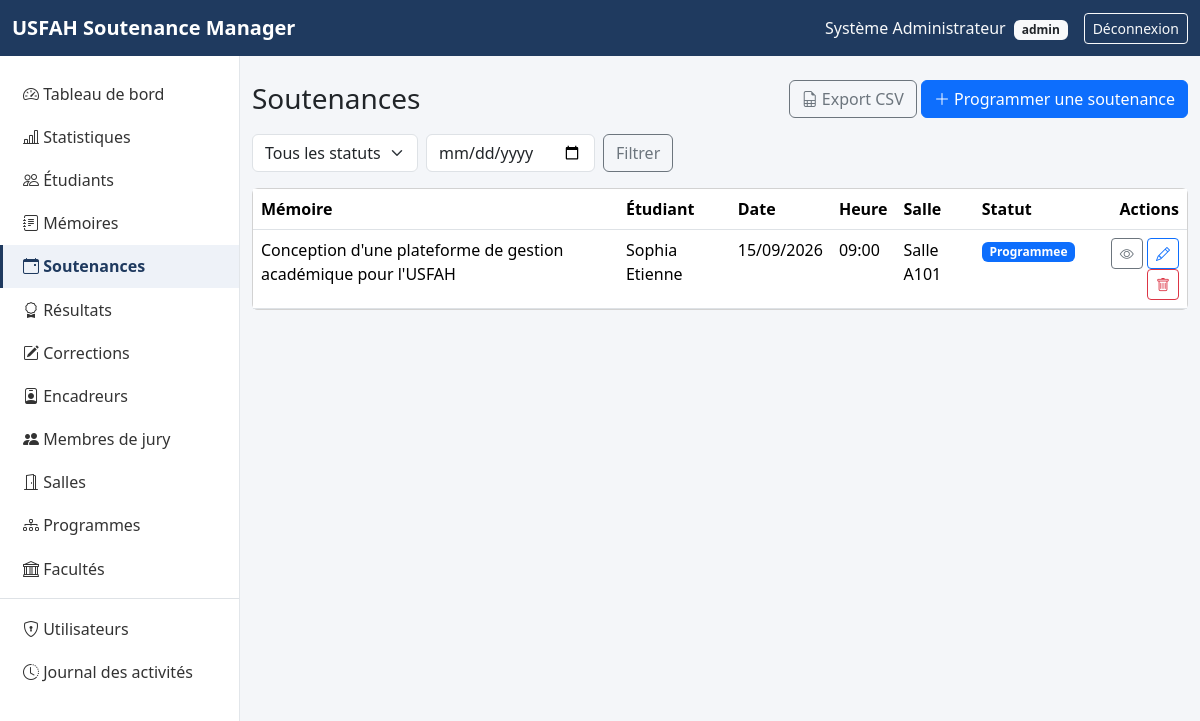
The app's page /defenses/index.php (signed in) with its own data.
### tables this page shows
CREATE TABLE defenses (
    id          INT UNSIGNED AUTO_INCREMENT PRIMARY KEY,
    thesis_id   INT UNSIGNED NOT NULL UNIQUE,
    date        DATE NOT NULL,
    heure       TIME NOT NULL,
    room_id     INT UNSIGNED NOT NULL,
    statut      ENUM('programmee','reportee','realisee','annulee') NOT NULL DEFAULT 'programmee',
    created_at  TIMESTAMP NOT NULL DEFAULT CURRENT_TIMESTAMP,
    CONSTRAINT fk_defenses_thesis FOREIGN KEY (thesis_id) REFERENCES theses(id),
    CONSTRAINT fk_defenses_room   FOREIGN KEY (room_id)   REFERENCES rooms(id),
    CONSTRAINT uq_room_slot UNIQUE (room_id, date, heure)
);

CREATE TABLE theses (
    id                 INT UNSIGNED AUTO_INCREMENT PRIMARY KEY,
    student_id         INT UNSIGNED NOT NULL,
    titre              VARCHAR(255) NOT NULL,
    resume             TEXT NULL,
    domaine_recherche  VARCHAR(150) NULL,
    supervisor_id      INT UNSIGNED NULL,
    date_soumission    DATE NULL,
    annee_academique   VARCHAR(20) NOT NULL,
    statut             ENUM('en_preparation','soumis','valide','a_corriger','autorise_a_soutenir','soutenu')
                       NOT NULL DEFAULT 'en_preparation',
    created_at         TIMESTAMP NOT NULL DEFAULT CURRENT_TIMESTAMP,
    CONSTRAINT fk_theses_student    FOREIGN KEY (student_id)    REFERENCES students(id),
    CONSTRAINT fk_theses_supervisor FOREIGN KEY (supervisor_id) REFERENCES supervisors(id)
);

CREATE TABLE students (
    id                INT UNSIGNED AUTO_INCREMENT PRIMARY KEY,
    matricule         VARCHAR(30)  NOT NULL UNIQUE,
    last_name         VARCHAR(100) NOT NULL,
    first_name        VARCHAR(100) NOT NULL,
    sexe              ENUM('M','F') NULL,
    date_naissance    DATE NULL,
    email             VARCHAR(150) NOT NULL UNIQUE,
    telephone         VARCHAR(30)  NULL,
    faculty_id        INT UNSIGNED NULL,
    program_id        INT UNSIGNED NULL,
    niveau            VARCHAR(50)  NULL,
    annee_academique  VARCHAR(20)  NOT NULL,
    statut            ENUM('actif','inactif') NOT NULL DEFAULT 'actif',
    created_at        TIMESTAMP NOT NULL DEFAULT CURRENT_TIMESTAMP,
    CONSTRAINT fk_students_faculty FOREIGN KEY (faculty_id) REFERENCES faculties(id),
    CONSTRAINT fk_students_program FOREIGN KEY (program_id) REFERENCES programs(id)
);

CREATE TABLE rooms (
    id             INT UNSIGNED AUTO_INCREMENT PRIMARY KEY,
    nom_numero     VARCHAR(50) NOT NULL,
    campus         VARCHAR(100) NULL,
    capacite       INT NULL,
    disponibilite  ENUM('disponible','indisponible') NOT NULL DEFAULT 'disponible',
    description    TEXT NULL,
    created_at     TIMESTAMP NOT NULL DEFAULT CURRENT_TIMESTAMP
);

### defenses/index.php (the view, shortened to what this page needs)
<?php
require_once __DIR__ . '/../config/database.php';
require_once __DIR__ . '/../includes/functions.php';
$statut = trim((string) get_param('statut', ''));
$date = trim((string) get_param('date', ''));
$conditions = [];
$params = [];
$where = $conditions ? 'WHERE ' . implode(' AND ', $conditions) : '';
$count_stmt = $pdo->prepare("SELECT COUNT(*) FROM defenses d $where");
$count_stmt->execute($params);
$pagination = paginate((int) $count_stmt->fetchColumn(), 10);
$stmt = $pdo->prepare("
    SELECT d.*, t.titre, s.first_name AS student_first, s.last_name AS student_last, r.nom_numero
    FROM defenses d
    JOIN theses t ON t.id = d.thesis_id
    JOIN students s ON s.id = t.student_id
    JOIN rooms r ON r.id = d.room_id
    $where ORDER BY d.date DESC, d.heure DESC LIMIT {$pagination['per_page']} OFFSET {$pagination['offset']}
");
$stmt->execute($params);
$defenses = $stmt->fetchAll();
require __DIR__ . '/../includes/header.php';
?>
<div class="d-flex justify-content-between align-items-center mb-3">
    <h1 class="h3 mb-0">Soutenances</h1>
    <div>
        <a href="export.php?<?= http_build_query(['statut' => $statut, 'date' => $date]) ?>" class="btn btn-outline-secondary"><i class="bi bi-file-earmark-spreadsheet"></i> Export CSV</a>
        <a href="create.php" class="btn btn-primary"><i class="bi bi-plus-lg"></i> Programmer une soutenance</a>
    </div>
</div>
<form method="get" class="row g-2 mb-3">
    <div class="col-auto">
        <select name="statut" class="form-select">
            <option value="">Tous les statuts</option>
        </select>
    </div>
    <div class="col-auto"><input type="date" name="date" class="form-control" value="<?= e($date) ?>"></div>
    <div class="col-auto"><button type="submit" class="btn btn-outline-secondary">Filtrer</button></div>
</form>
<div class="card">
    <div class="table-responsive">
        <table class="table table-hover mb-0">
            <thead><tr><th>Mémoire</th><th>Étudiant</th><th>Date</th><th>Heure</th><th>Salle</th><th>Statut</th><th class="text-end">Actions</th></tr></thead>
            <tbody>
                <?php foreach ($defenses as $d): ?>
                    <tr>
                        <td><?= e($d['titre']) ?></td>
                        <td><?= e($d['student_first'] . ' ' . $d['student_last']) ?></td>
                        <td><?= format_date($d['date']) ?></td>
                        <td><?= e(substr($d['heure'], 0, 5)) ?></td>
                        <td><?= e($d['nom_numero']) ?></td>
                        <td><?= status_badge($d['statut']) ?></td>
                        <td class="text-end">
                            <a href="show.php?id=<?= $d['id'] ?>" class="btn btn-sm btn-outline-secondary"><i class="bi bi-eye"></i></a>
                            <a href="edit.php?id=<?= $d['id'] ?>" class="btn btn-sm btn-outline-primary"><i class="bi bi-pencil"></i></a>
                            <a href="delete.php?id=<?= $d['id'] ?>" class="btn btn-sm btn-outline-danger"><i class="bi bi-trash"></i></a>
                        </td>
                    </tr>
                <?php endforeach; ?>
            </tbody>
        </table>
    </div>
</div>
<?php require __DIR__ . '/../includes/footer.php'; ?>

### includes/functions.php (shortened to what this page needs)
<?php
function e(?string $value): string
{
    return htmlspecialchars($value ?? '', ENT_QUOTES, 'UTF-8');
}
function get_param(string $key, $default = null)
{
    return $_GET[$key] ?? $default;
}
function paginate(int $total_rows, int $per_page = 10): array
{
    $page = max(1, (int) get_param('page', 1));
    $total_pages = max(1, (int) ceil($total_rows / $per_page));
    $page = min($page, $total_pages);
    $offset = ($page - 1) * $per_page;
    return [
        'page'        => $page,
        'per_page'    => $per_page,
        'offset'      => $offset,
        'total_rows'  => $total_rows,
        'total_pages' => $total_pages,
    ];
}
function format_date(?string $date): string
{
    $ts = strtotime($date);
    return $ts ? date('d/m/Y', $ts) : '—';
}
function status_badge(string $statut): string
{
    $map = [
        'actif' => 'success', 'inactif' => 'secondary',
        'en_preparation' => 'secondary', 'soumis' => 'info', 'valide' => 'primary',
        'a_corriger' => 'warning', 'autorise_a_soutenir' => 'info', 'soutenu' => 'success',
        'programmee' => 'primary', 'reportee' => 'warning', 'realisee' => 'success', 'annulee' => 'danger',
        'a_faire' => 'secondary', 'en_cours' => 'info', 'soumise' => 'warning', 'validee' => 'success',
        'admis' => 'success', 'admis_avec_corrections' => 'warning', 'ajourne' => 'danger',
        'disponible' => 'success', 'indisponible' => 'secondary',
    ];
    $color = $map[$statut] ?? 'secondary';
    $label = ucwords(str_replace('_', ' ', $statut));
    return '<span class="badge text-bg-' . $color . '">' . e($label) . '</span>';
}

### assets/css/style.css (style rules this page uses)
:root { --usfah-primary: #1f3a5f; --usfah-primary-dark: #142842; }
body { background-color: #f4f6f9; }
table.table thead { background-color: #eef2f8; }

### records on screen
defenses: thesis.titre "Conception d'une plateforme de gestion académique pour l'USFAH", students.first_name+last_name "Sophia Etienne", date "15/09/2026", heure "09:00", room.nom_numero "Salle A101", statut "Programmee"

### other values on screen
$_SESSION['user_name'] "Système Administrateur"
current_user_role() "admin"
$label "Tableau de bord"
$label "Statistiques"
$label "Étudiants"
$label "Mémoires"
$label "Soutenances"
$label "Résultats"
$label "Corrections"
$label "Encadreurs"
$label "Membres de jury"
$label "Salles"
$label "Programmes"
$label "Facultés"
